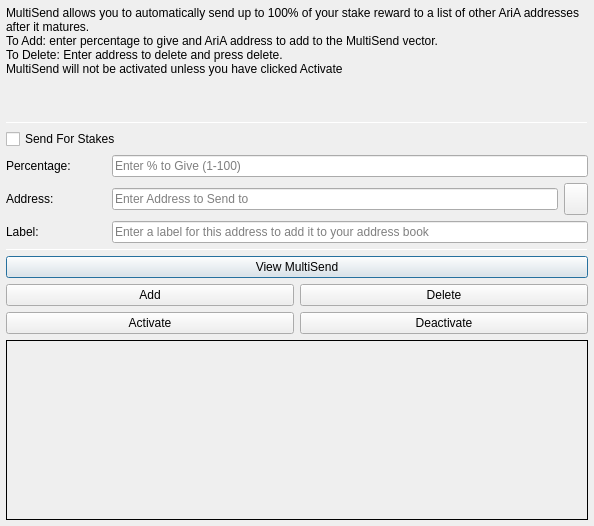
<?xml version="1.0" encoding="UTF-8"?>
<ui version="4.0">
 <class>MultiSendDialog</class>
 <widget class="QDialog" name="MultiSendDialog">
  <property name="windowModality">
   <enum>Qt::NonModal</enum>
  </property>
  <property name="geometry">
   <rect>
    <x>0</x>
    <y>0</y>
    <width>594</width>
    <height>526</height>
   </rect>
  </property>
  <property name="windowTitle">
   <string>MultiSend</string>
  </property>
  <layout class="QVBoxLayout" name="verticalLayout" stretch="0">
   <property name="leftMargin">
    <number>6</number>
   </property>
   <property name="topMargin">
    <number>6</number>
   </property>
   <property name="rightMargin">
    <number>6</number>
   </property>
   <property name="bottomMargin">
    <number>6</number>
   </property>
   <item>
    <layout class="QVBoxLayout" name="verticalLayout_Main" stretch="1,1,1,0,1,1,1">
     <item>
      <widget class="QLabel" name="label_2">
       <property name="lineWidth">
        <number>1</number>
       </property>
       <property name="text">
        <string>MultiSend allows you to automatically send up to 100% of your stake reward to a list of other AriA addresses after it matures.
To Add: enter percentage to give and AriA address to add to the MultiSend vector.
To Delete: Enter address to delete and press delete.
MultiSend will not be activated unless you have clicked Activate</string>
       </property>
       <property name="alignment">
        <set>Qt::AlignLeading|Qt::AlignLeft|Qt::AlignTop</set>
       </property>
       <property name="wordWrap">
        <bool>true</bool>
       </property>
      </widget>
     </item>
     <item>
      <widget class="Line" name="line">
       <property name="minimumSize">
        <size>
         <width>0</width>
         <height>1</height>
        </size>
       </property>
       <property name="maximumSize">
        <size>
         <width>16777215</width>
         <height>1</height>
        </size>
       </property>
       <property name="orientation">
        <enum>Qt::Horizontal</enum>
       </property>
      </widget>
     </item>
     <item>
      <layout class="QVBoxLayout" name="verticalLayout_Settings">
       <item>
        <layout class="QHBoxLayout" name="horizontalLayout">
         <item>
          <widget class="QCheckBox" name="multiSendStakeCheckBox">
           <property name="text">
            <string>Send For Stakes</string>
           </property>
          </widget>
         </item>
        </layout>
       </item>
       <item>
        <layout class="QHBoxLayout" name="horizontalLayout_6">
         <item>
          <widget class="QLabel" name="label">
           <property name="minimumSize">
            <size>
             <width>100</width>
             <height>0</height>
            </size>
           </property>
           <property name="toolTip">
            <string>Percentage of stake to send</string>
           </property>
           <property name="text">
            <string>Percentage:</string>
           </property>
          </widget>
         </item>
         <item>
          <widget class="QLineEdit" name="multiSendPercentEdit">
           <property name="toolTip">
            <string>Enter whole numbers 1 - 100</string>
           </property>
           <property name="placeholderText">
            <string>Enter % to Give (1-100)</string>
           </property>
          </widget>
         </item>
        </layout>
       </item>
       <item>
        <layout class="QHBoxLayout" name="horizontalLayout_7">
         <item>
          <widget class="QLabel" name="label_5">
           <property name="minimumSize">
            <size>
             <width>100</width>
             <height>0</height>
            </size>
           </property>
           <property name="toolTip">
            <string>Address to send portion of stake to</string>
           </property>
           <property name="text">
            <string>Address:</string>
           </property>
          </widget>
         </item>
         <item>
          <widget class="QLineEdit" name="multiSendAddressEdit">
           <property name="toolTip">
            <string/>
           </property>
           <property name="placeholderText">
            <string>Enter Address to Send to</string>
           </property>
          </widget>
         </item>
         <item>
          <widget class="QToolButton" name="addressBookButton">
           <property name="maximumSize">
            <size>
             <width>16777215</width>
             <height>32</height>
            </size>
           </property>
           <property name="toolTip">
            <string>Choose an address from the address book</string>
           </property>
           <property name="text">
            <string/>
           </property>
           <property name="icon">
            <iconset resource="../aria.qrc">
             <normaloff>:/icons/address-book</normaloff>:/icons/address-book</iconset>
           </property>
           <property name="shortcut">
            <string>Alt+A</string>
           </property>
          </widget>
         </item>
        </layout>
       </item>
      </layout>
     </item>
     <item>
      <layout class="QHBoxLayout" name="horizontalLayout_3">
       <item>
        <widget class="QLabel" name="label_3">
         <property name="minimumSize">
          <size>
           <width>100</width>
           <height>0</height>
          </size>
         </property>
         <property name="text">
          <string>Label:</string>
         </property>
        </widget>
       </item>
       <item>
        <widget class="QLineEdit" name="labelAddressLabelEdit">
         <property name="placeholderText">
          <string>Enter a label for this address to add it to your address book</string>
         </property>
        </widget>
       </item>
      </layout>
     </item>
     <item>
      <widget class="Line" name="line_2">
       <property name="minimumSize">
        <size>
         <width>0</width>
         <height>1</height>
        </size>
       </property>
       <property name="maximumSize">
        <size>
         <width>16777215</width>
         <height>1</height>
        </size>
       </property>
       <property name="orientation">
        <enum>Qt::Horizontal</enum>
       </property>
      </widget>
     </item>
     <item>
      <layout class="QVBoxLayout" name="verticalLayout_Buttons">
       <item>
        <layout class="QHBoxLayout" name="horizontalLayout_4">
         <item>
          <widget class="QPushButton" name="viewButton">
           <property name="toolTip">
            <string/>
           </property>
           <property name="statusTip">
            <string>View MultiSend Vector</string>
           </property>
           <property name="text">
            <string>View MultiSend</string>
           </property>
          </widget>
         </item>
        </layout>
       </item>
       <item>
        <layout class="QHBoxLayout" name="horizontalLayout_2">
         <item>
          <widget class="QPushButton" name="addButton">
           <property name="toolTip">
            <string/>
           </property>
           <property name="statusTip">
            <string>Add to MultiSend Vector</string>
           </property>
           <property name="text">
            <string>Add</string>
           </property>
          </widget>
         </item>
         <item>
          <widget class="QPushButton" name="deleteButton">
           <property name="toolTip">
            <string/>
           </property>
           <property name="statusTip">
            <string>Delete Address From MultiSend Vector</string>
           </property>
           <property name="text">
            <string>Delete</string>
           </property>
          </widget>
         </item>
        </layout>
       </item>
       <item>
        <layout class="QHBoxLayout" name="horizontalLayout_5">
         <item>
          <widget class="QPushButton" name="activateButton">
           <property name="statusTip">
            <string>Activate MultiSend</string>
           </property>
           <property name="text">
            <string>Activate</string>
           </property>
          </widget>
         </item>
         <item>
          <widget class="QPushButton" name="disableButton">
           <property name="statusTip">
            <string>Deactivate MultiSend</string>
           </property>
           <property name="text">
            <string>Deactivate</string>
           </property>
          </widget>
         </item>
        </layout>
       </item>
      </layout>
     </item>
     <item>
      <widget class="QLabel" name="message">
       <property name="minimumSize">
        <size>
         <width>0</width>
         <height>180</height>
        </size>
       </property>
       <property name="frameShape">
        <enum>QFrame::Panel</enum>
       </property>
       <property name="frameShadow">
        <enum>QFrame::Plain</enum>
       </property>
       <property name="lineWidth">
        <number>1</number>
       </property>
       <property name="midLineWidth">
        <number>1</number>
       </property>
       <property name="text">
        <string/>
       </property>
       <property name="alignment">
        <set>Qt::AlignLeading|Qt::AlignLeft|Qt::AlignTop</set>
       </property>
       <property name="wordWrap">
        <bool>true</bool>
       </property>
      </widget>
     </item>
    </layout>
   </item>
  </layout>
 </widget>
 <resources>
  <include location="../aria.qrc"/>
 </resources>
 <connections/>
</ui>
